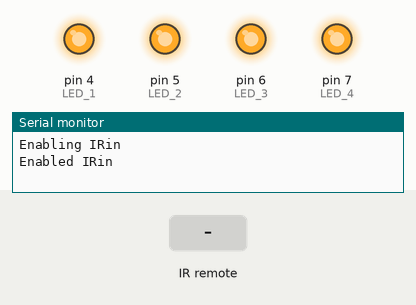
Recording of a sketch running on a simulated Arduino Uno, built with avr-gcc and run on an emulated ATmega328P. On the bench: output pins drawn as LEDs (lit = HIGH), the last lines printed to the serial monitor. Inputs (shaded band) come from the test bench.

Above: at 1.2 s.
1.3 s: infrared code 0xFF22DD received
At 2.3 s:
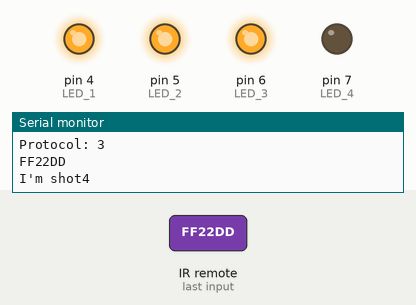
2.8 s: infrared code 0xFF22DD received
At 3.6 s:
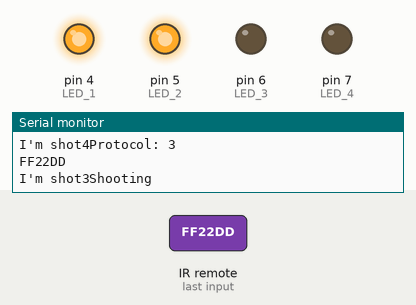
Timing chart, 0 to 5.8 s (numbered marks = the images above; inputs shaded):
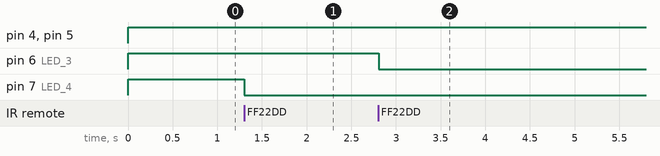

Measured:
- after the input at 1.3 s, pin 7 (LED_4): HIGH → LOW at once
- after the input at 2.8 s, pin 6 (LED_3): HIGH → LOW at once

The sketch:

robot1.ino
```cpp
// This if for the first robot

#include <IRremote.h>

int RECV_PIN = 10;
int LED_1 = 4;
int LED_2 = 5;
int LED_3 = 6;
int LED_4 = 7;
int health = 4;

int count =0;

IRrecv irrecv(RECV_PIN);

IRsend irsend;

decode_results results;

void setup()
{
  //pinMode(3, OUTPUT);
  Serial.begin(9600);
  // In case the interrupt driver crashes on setup, give a clue
  // to the user what's going on.
  Serial.println("Enabling IRin");
  irrecv.enableIRIn(); // Start the receiver
  Serial.println("Enabled IRin");
  pinMode(LED_1, OUTPUT);
  pinMode(LED_2, OUTPUT);
  pinMode(LED_3, OUTPUT);
  pinMode(LED_4, OUTPUT);
}

void loop() {


  if ((irrecv.decode(&results)) )
  {
    Serial.print("Protocol: ");
    Serial.println(results.decode_type, DEC);
    Serial.println(results.value, HEX);
    if (results.value == 0xff22dd || results.value == 0xFF22DD)
    {
    Serial.print("I'm shot");
    Serial.print(health);
    health--;
    }
    irrecv.resume(); // Receive the next value
  }
  switch(health) {
    case 1:
      digitalWrite(LED_1, HIGH);
      digitalWrite(LED_2, LOW);
      digitalWrite(LED_3, LOW);
      digitalWrite(LED_4, LOW);
      break;
    case 2:
      digitalWrite(LED_1, HIGH);
      digitalWrite(LED_2, HIGH);
      digitalWrite(LED_3, LOW);
      digitalWrite(LED_4, LOW);
      break;
    case 3:
      digitalWrite(LED_1, HIGH);
      digitalWrite(LED_2, HIGH);
      digitalWrite(LED_3, HIGH);
      digitalWrite(LED_4, LOW);
      break;
    case 4:
      digitalWrite(LED_1, HIGH);
      digitalWrite(LED_2, HIGH);
      digitalWrite(LED_3, HIGH);
      digitalWrite(LED_4, HIGH);
      break;
    case 0:
      digitalWrite(LED_1, LOW);
      digitalWrite(LED_2, LOW);
      digitalWrite(LED_3, LOW);
      digitalWrite(LED_4, LOW);
      health = 4;
      break;
  }
    delay(100);
    count++;
    if (count == 30){
      count =0;
     //Shooting
     Serial.println("Shooting");
     irsend.sendRC5(0xffc23d, 32);
     irrecv.enableIRIn(); // Start the receiver
     delay(100);
    }
}
```
